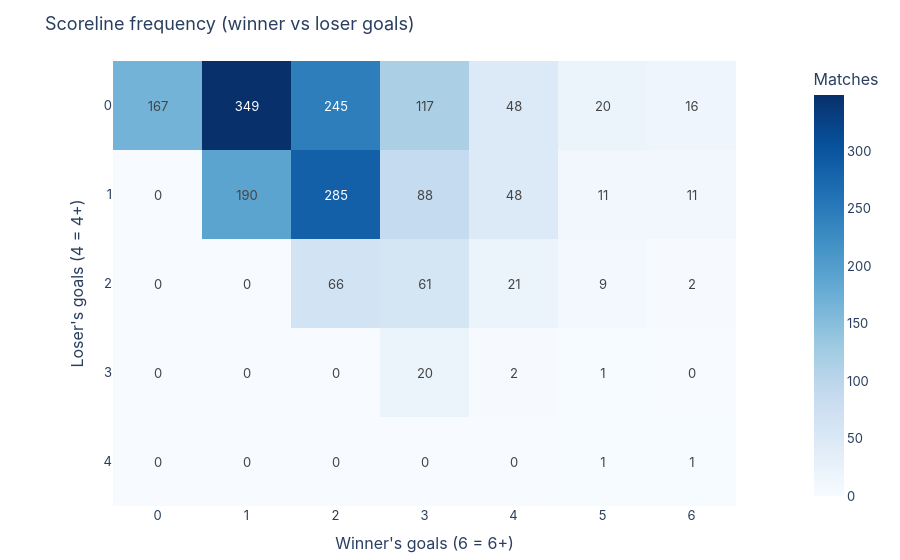

The code cell stored with this chart in its notebook:
### Code cell
F['D_scoreline_heatmap']

### Figure 1 — Plotly figure (JSON) as saved in the notebook; plotly's stock layout.template omitted (floating-point values rounded to 4 significant figures)
{"data": [{"coloraxis": "coloraxis", "hovertemplate": "Winner's goals (6 = 6+): %{x}<br>Loser's goals (4 = 4+): %{y}<br>Matches: %{z}<extra></extra>", "name": "0", "texttemplate": "%{z}", "type": "heatmap", "x": ["0", "1", "2", "3", "4", "5", "6"], "xaxis": "x", "y": ["0", "1", "2", "3", "4"], "yaxis": "y", "z": [[167, 349, 245, 117, 48, 20, 16], [0, 190, 285, 88, 48, 11, 11], [0, 0, 66, 61, 21, 9, 2], [0, 0, 0, 20, 2, 1, 0], [0, 0, 0, 0, 0, 1, 1]]}], "layout": {"coloraxis": {"autocolorscale": false, "colorbar": {"title": {"text": "Matches"}}, "colorscale": [[0.0, "rgb(247,251,255)"], [0.125, "rgb(222,235,247)"], [0.25, "rgb(198,219,239)"], [0.375, "rgb(158,202,225)"], [0.5, "rgb(107,174,214)"], [0.625, "rgb(66,146,198)"], [0.75, "rgb(33,113,181)"], [0.875, "rgb(8,81,156)"], [1.0, "rgb(8,48,107)"]]}, "font": {"family": "Inter, Segoe UI, sans-serif", "size": 13}, "legend": {"orientation": "h", "y": -0.2}, "margin": {"b": 50, "l": 60, "r": 20, "t": 60}, "title": {"text": "Scoreline frequency (winner vs loser goals)"}, "xaxis": {"anchor": "y", "constrain": "domain", "domain": [0.0, 1.0], "scaleanchor": "y", "title": {"text": "Winner's goals (6 = 6+)"}}, "yaxis": {"anchor": "x", "autorange": "reversed", "constrain": "domain", "domain": [0.0, 1.0], "title": {"text": "Loser's goals (4 = 4+)"}}}}
